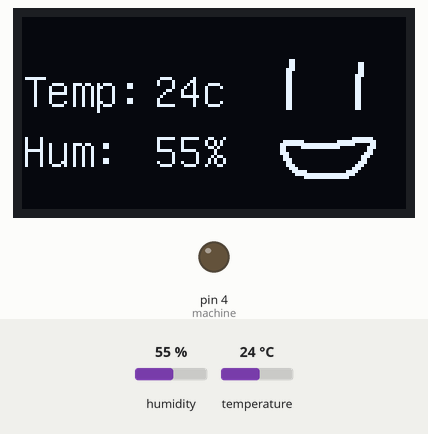
The sketch below on a simulated Arduino Uno, built with avr-gcc and run on an emulated ATmega328P. Shown: 128×64 one-colour display, output pins drawn as LEDs (lit = HIGH). The inputs (shaded band) are chosen by the test bench; at power-on: humidity 55 %, temperature 24 °C.

Above: at 6.1 s.
6.2 s: humidity set to 47 %
At 11.5 s:
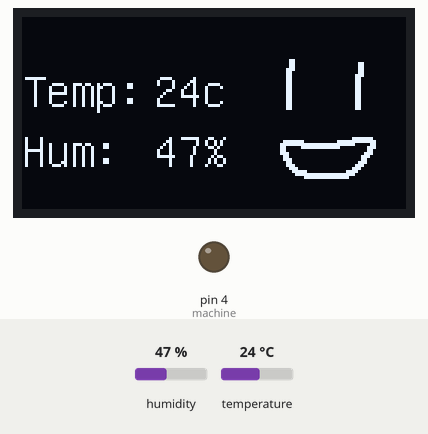
12.6 s: humidity set to 44 %
At 16.8 s:
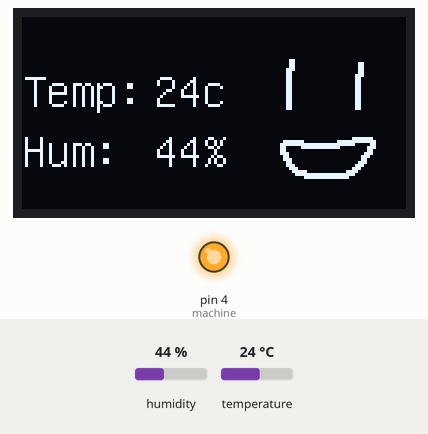
19.0 s: temperature set to 12 °C
At 23.2 s:
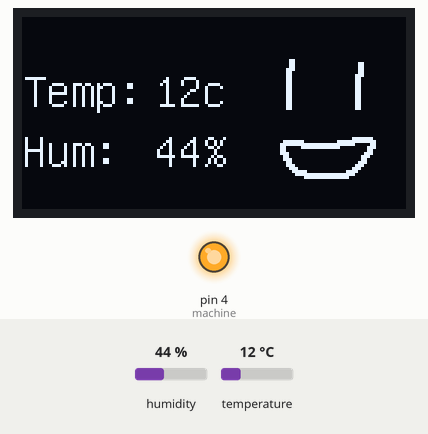
25.4 s: temperature set to 19 °C
At 28.4 s:
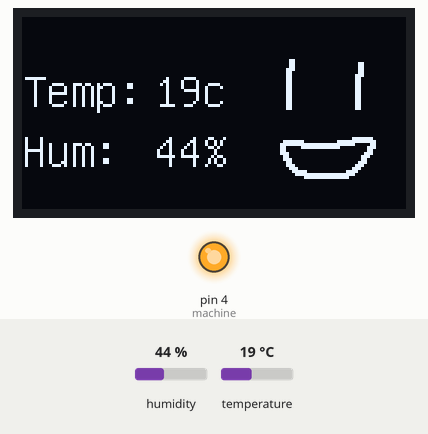
Timing chart, 0 to 29.9 s (numbered marks = the images above; inputs shaded):
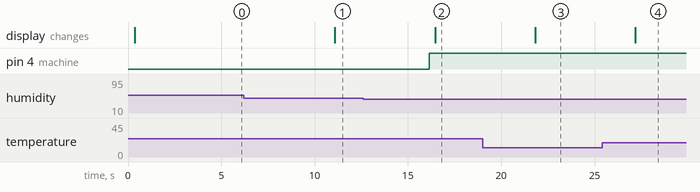

Measured:
- the behaviour switches between 46 and 45 % on humidity (found by bisection; images 1 and 2)
- after the input at 6.2 s, the display: changes after 4.9 s (image 1)
- after the input at 12.6 s, pin 4 (machine): LOW → HIGH after 3.6 s; the display: changes after 3.9 s (image 2)
- after the input at 19.0 s, the display: changes after 2.8 s (image 3)
- after the input at 25.4 s, the display: changes after 1.8 s (image 4)

The sketch:

temperature.ino
```cpp
#include "U8glib.h"
#include "dht.h"

#define dht_apin A0
int machine = 4;
dht DHT;

U8GLIB_SH1106_128X64 u8g(13, 11, 10, 9, 8);  // D0=13, D1=11, CS=10, DC=9, Reset=8

const uint8_t brainy_bitmap[] PROGMEM = {
0x00, 0x00, 0x00, 0x00, 0x00, 0x00, 0x00, 0x00, 0x00, 0x00, 0x00, 0x00, 0x00, 0x00, 0x00, 0x00,
0x00, 0x00, 0x00, 0x00, 0x00, 0x00, 0x00, 0x00, 0x00, 0x00, 0x00, 0x00, 0x00, 0x00, 0x00, 0x00,
0x00, 0x00, 0x00, 0x00, 0x00, 0x00, 0x00, 0x00, 0x00, 0x00, 0x00, 0x00, 0x00, 0x00, 0x00, 0x00,
0x00, 0x00, 0x00, 0x00, 0x00, 0x00, 0x00, 0x06, 0x00, 0x00, 0x00, 0x00, 0x00, 0x06, 0x00, 0x00,
0x0C, 0x00, 0x00, 0x06, 0x00, 0x00, 0x0C, 0x00, 0x00, 0x0E, 0x00, 0x00, 0x0C, 0x00, 0x00, 0x0C,
0x00, 0x00, 0x0C, 0x00, 0x00, 0x0C, 0x00, 0x00, 0x1C, 0x00, 0x00, 0x0C, 0x00, 0x00, 0x18, 0x00,
0x00, 0x0C, 0x00, 0x00, 0x18, 0x00, 0x00, 0x0C, 0x00, 0x00, 0x18, 0x00, 0x00, 0x0C, 0x00, 0x00,
0x18, 0x00, 0x00, 0x0C, 0x00, 0x00, 0x18, 0x00, 0x00, 0x0C, 0x00, 0x00, 0x18, 0x00, 0x00, 0x0C,
0x00, 0x00, 0x18, 0x00, 0x00, 0x0C, 0x00, 0x00, 0x18, 0x00, 0x00, 0x0C, 0x00, 0x00, 0x18, 0x00,
0x00, 0x0C, 0x00, 0x00, 0x18, 0x00, 0x00, 0x0C, 0x00, 0x00, 0x18, 0x00, 0x00, 0x00, 0x00, 0x00,
0x00, 0x00, 0x00, 0x00, 0x00, 0x00, 0x00, 0x00, 0x00, 0x00, 0x00, 0x00, 0x00, 0x00, 0x00, 0x00,
0x00, 0x00, 0x00, 0x00, 0x00, 0x00, 0x00, 0x00, 0x00, 0x00, 0x00, 0x00, 0x00, 0x00, 0x00, 0x00,
0x00, 0x00, 0x00, 0x00, 0x00, 0x00, 0x00, 0x00, 0x00, 0x00, 0x00, 0x00, 0x00, 0x00, 0x00, 0x00,
0x00, 0x00, 0x00, 0x00, 0x00, 0x00, 0x3F, 0x80, 0x00, 0x1F, 0xC0, 0x07, 0xFF, 0xC0, 0x00, 0x3F,
0xFF, 0xFF, 0xE0, 0xC0, 0x00, 0x30, 0x7F, 0xFC, 0x01, 0xC0, 0x00, 0x30, 0x00, 0x00, 0x01, 0x80,
0x00, 0x38, 0x00, 0x00, 0x03, 0x80, 0x00, 0x18, 0x00, 0x00, 0x07, 0x00, 0x00, 0x1C, 0x00, 0x00,
0x06, 0x00, 0x00, 0x0C, 0x00, 0x00, 0x0E, 0x00, 0x00, 0x0E, 0x00, 0x00, 0x1C, 0x00, 0x00, 0x07,
0x00, 0x00, 0x38, 0x00, 0x00, 0x03, 0xE0, 0x00, 0xF0, 0x00, 0x00, 0x01, 0xFF, 0xFF, 0xE0, 0x00,
0x00, 0x00, 0x3F, 0xFF, 0x80, 0x00, 0x00, 0x00, 0x00, 0x00, 0x00, 0x00, 0x0E, 0x6D, 0x85, 0x9C,
0x5F, 0x9E, 0xC1, 0x29, 0xAA, 0x39, 0x6B, 0x61,
};


void draw(void) {
  u8g.drawBitmapP( 76, 5, 6, 50, brainy_bitmap);  // put bitmap
  u8g.setFont(u8g_font_unifont);  // select font
  u8g.drawStr(0, 30, "Temp: ");  // put string of display at position X, Y
  u8g.drawStr(0, 50, "Hum: ");
  u8g.setPrintPos(44, 30);  // set position
  u8g.print(DHT.temperature, 0);  // display temperature from DHT11
  u8g.drawStr(60, 30, "c ");
  u8g.setPrintPos(44, 50);
  u8g.print(DHT.humidity, 0);  // display humidity from DHT11
  u8g.drawStr(60, 50, "% ");
}

void setup(void) {
  u8g.setRot180();
  pinMode(4,OUTPUT);
  Serial.begin(9600);
}

void loop(void) {
  DHT.read11(dht_apin);  // Read apin on DHT11

  u8g.firstPage();
  do {
    draw();
    int humid = DHT.humidity;
    if(humid<46){

      digitalWrite(machine,HIGH);
    }
    else if(humid>55){

      digitalWrite(machine,LOW);
    }
  }
  while( u8g.nextPage() );

  delay(5000);  // Delay of 5sec before accessing DHT11 (min - 2sec)
}
```
